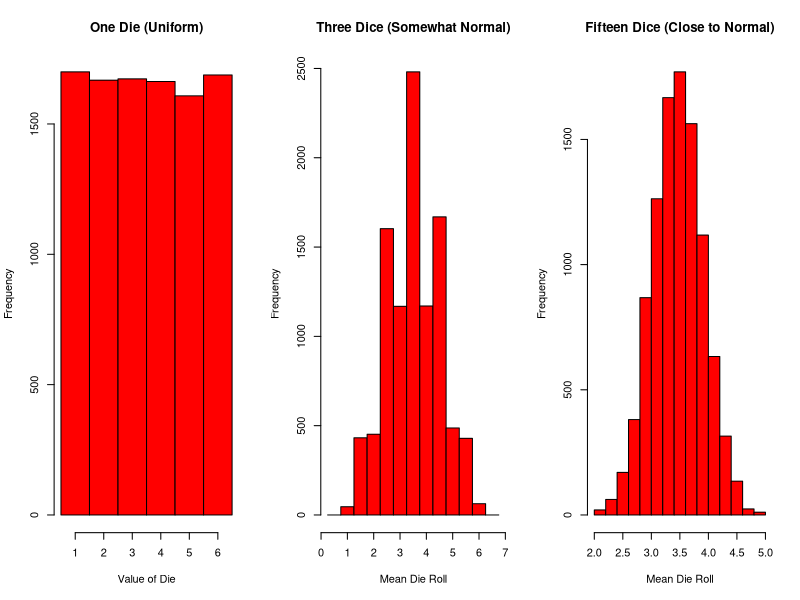
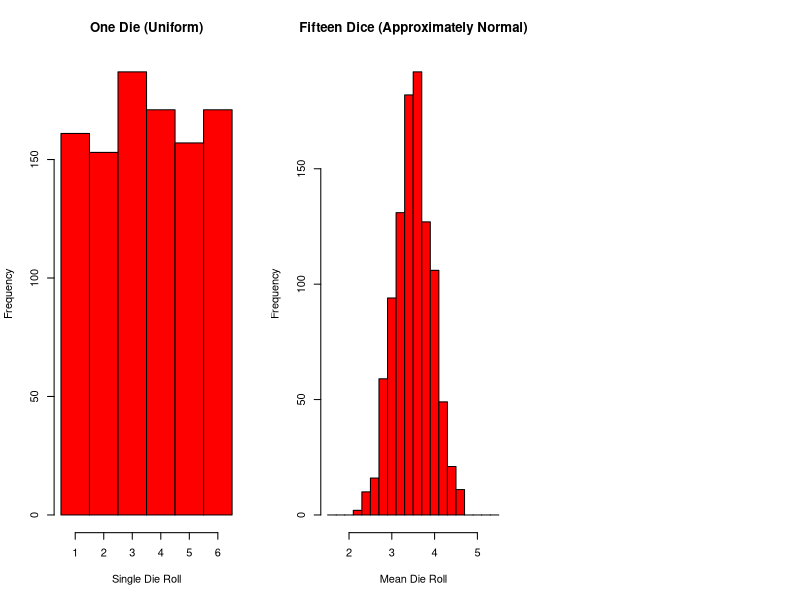

The R script that drew these images, in order:
## ---- chunk 1
set.seed(10001)
N <- 10000
sides <- 6

# Uniform (just 1 die)
df <- NULL
v1 <- rep(0, N)
dice <- 1

for (i in 1:N) {
    v1[i] <- trunc(runif(n = dice, min = 1, max = sides + 1))
}

# Vaguely normal: 3 dice
df <- NULL
v3 <- rep(0, N)
dice <- 3

for (i in 1:N) {
    r <- runif(n = dice, min = 1, max = sides + 1)
    c <- trunc(r)
    df <- rbind(df, c)
}
for (i in 1:N) {
    v3[i] <- mean(df[i, ])
}

# Much more normal: 15 dice
df <- NULL
v15 <- rep(0, N)
dice <- 15

for (i in 1:N) {
    r <- runif(n = dice, min = 1, max = sides + 1)
    c <- trunc(r)
    df <- rbind(df, c)
}

for (i in 1:N) {
    v15[i] <- mean(df[i, ])
}

# Histogram breaks for not-very-normal appearance
breaks1 <- seq(from = 0.5, to = 6.5, by = 1)
breaks3 <- seq(from = 0.25, to = 6.75, by = 0.5)

par(mfrow=c(1, 3))
hist(v1, main="One Die (Uniform)", breaks=breaks1, xlab="Value of Die", col="red")
hist(v3, main="Three Dice (Somewhat Normal)", breaks=breaks3, xlab="Mean Die Roll", col="red")
hist(v15, main="Fifteen Dice (Close to Normal)", xlab="Mean Die Roll", col="red")
## ---- chunk 2
set.seed(10002); v1 <- rep(0, 1000)
for (i in 1:1000) {
    v1[i] <- trunc(runif(n = 1, min = 1, max = 6 + 1))
}
## ---- chunk 3
# Histogram breaks for not-very-normal appearance
breaks <- seq(from = 0.5, to = 6.5, by = 1)

hist(v1, main="One Die (Uniform)", xlab="Single Die Roll", breaks=breaks, col="red")
## ---- chunk 4
set.seed(10005); v15 <- rep(0, 1000)
for (i in 1:1000) {
    r <- trunc(runif(n = 15, min = 1, max = 6 + 1))
    v15[i] <- mean(trunc(r))
}
## ---- chunk 5
hist(v15, main="Fifteen Dice (Approximately Normal)", breaks=seq(from=1.5, to=5.5, by=0.2), xlab="Mean Die Roll", col="red")
